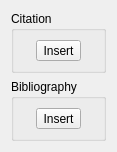
<?xml version="1.0" encoding="UTF-8"?>
<ui version="4.0">
 <class>SimpleCitationWidget</class>
 <widget class="QWidget" name="SimpleCitationWidget">
  <property name="geometry">
   <rect>
    <x>0</x>
    <y>0</y>
    <width>116</width>
    <height>138</height>
   </rect>
  </property>
  <property name="sizePolicy">
   <sizepolicy hsizetype="Fixed" vsizetype="Minimum">
    <horstretch>0</horstretch>
    <verstretch>0</verstretch>
   </sizepolicy>
  </property>
  <layout class="QGridLayout" name="gridLayout">
   <item row="0" column="0">
    <widget class="QGroupBox" name="groupBox">
     <property name="title">
      <string>Citation</string>
     </property>
     <layout class="QGridLayout" name="gridLayout_2">
      <item row="0" column="0">
       <widget class="QToolButton" name="addCitation">
        <property name="text">
         <string>Insert</string>
        </property>
        <property name="autoRaise">
         <bool>false</bool>
        </property>
       </widget>
      </item>
     </layout>
    </widget>
   </item>
   <item row="1" column="0">
    <widget class="QGroupBox" name="groupBox_2">
     <property name="title">
      <string>Bibliography</string>
     </property>
     <layout class="QGridLayout" name="gridLayout_3">
      <item row="0" column="0">
       <widget class="QToolButton" name="addBibliography">
        <property name="text">
         <string>Insert</string>
        </property>
        <property name="autoRaise">
         <bool>false</bool>
        </property>
       </widget>
      </item>
     </layout>
    </widget>
   </item>
  </layout>
 </widget>
 <tabstops>
  <tabstop>addCitation</tabstop>
 </tabstops>
 <resources/>
 <connections/>
</ui>
